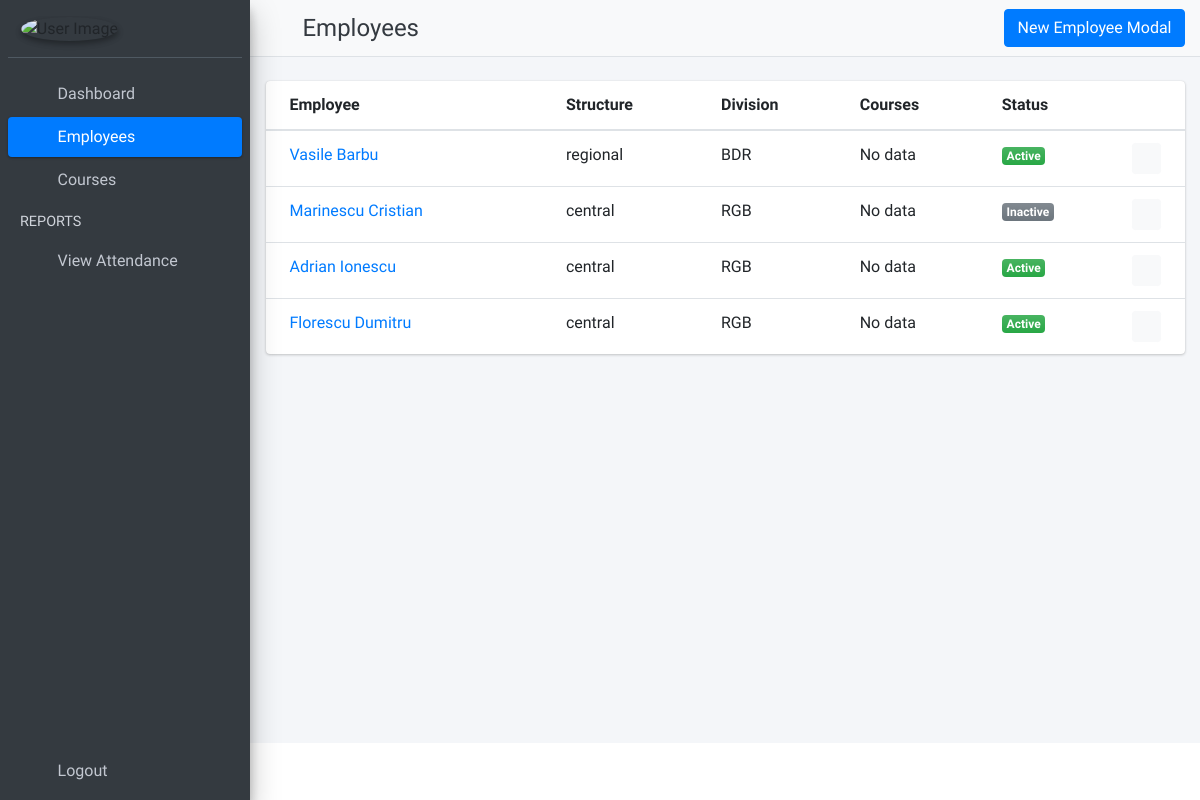
/employees, run on an earlier commit of the app's database.
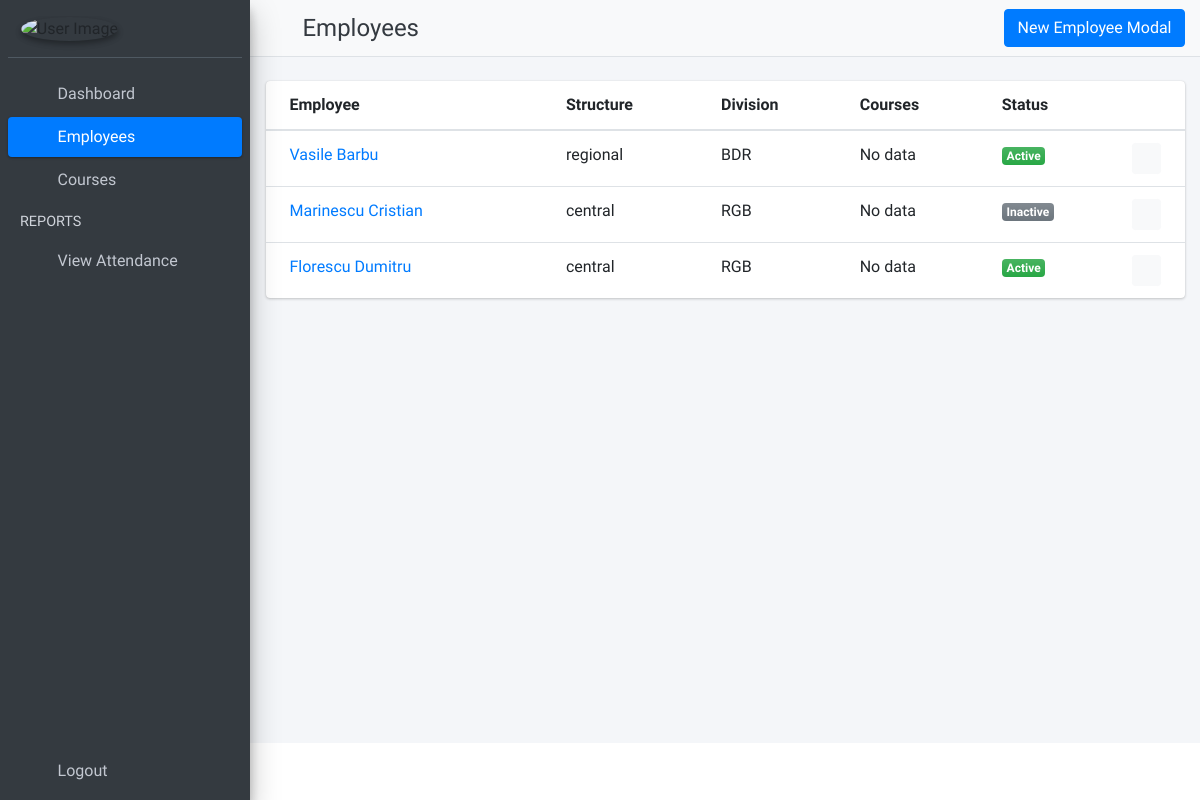
And on a later commit of the database.
### CMS_app/models.py (models this page shows, shortened)
class Employee(models.Model):
    structure_options = [('central', 'Central'), ('regional', 'Regional')]
    id = models.AutoField(primary_key=True)
    first_name = models.CharField(max_length=64)
    last_name = models.CharField(max_length=64)
    email = models.EmailField(blank=True, max_length=128)
    structure = models.CharField(choices=structure_options, max_length=8)
    division = models.ForeignKey(Division, on_delete=models.DO_NOTHING, null=True)
    active = models.BooleanField(default=True)
    created_at = models.DateTimeField(auto_now_add=True)
    updated_at = models.DateTimeField(auto_now_add=True)
    objects = models.Manager()

class Division(models.Model):
    structure_options = [('central', 'Central'), ('regional', 'Regional')]
    id = models.AutoField(primary_key=True)
    structure = models.CharField(choices=structure_options, max_length=8)
    division_name = models.CharField(max_length=64)
    objects = models.Manager()
    def __str__(self):
        return f'{self.division_name}'

### CMS_app/views.py (the view)
# urls.py: path('employees', views.EmployeesList.as_view(), name='list-of-employees'),
class EmployeesList(ListView):
    template_name = 'employee/list_of_employees.html'
    model = Employee
    context_object_name = 'all_employees'

### CMS_app/templates/employee/list_of_employees.html (shortened to what this page needs)
{% extends 'base.html' %}
{% load static %}
{% block page_title %}
    Employees
{% endblock page_title %}
{% block page_button %}
    <div class="col">
        <a class="btn btn-block btn-primary" data-toggle="modal" href="#addNewEmployee">New Employee Modal</a>
    </div>
{% endblock page_button %}
{% block main_content %}
    <section class="content">
        <div class="container-fluid">
            <div class="row">
                <div class="col-md-12">
                    <br>
                    <div class="card card-link">
                        {% if all_employees %}
                            <div class="card-body table-responsive p-0">
                                <table class="table table-hover text-nowrap">
                                    <thead>
                                    <tr>
                                        <th scope="col">Employee</th>
                                        <th scope="col">Structure</th>
                                        <th scope="col">Division</th>
                                        <th scope="col">Courses</th>
                                        <th scope="col">Status</th>
                                        <th scope="col"></th>
                                    </tr>
                                    </thead>
                                    <tbody>
                                    {% for employee in all_employees %}
                                        <tr>
                                            <td>
                                                <a href="#">
                                                    {{ employee.last_name }} {{ employee.first_name }}
                                                </a>
                                            </td>
                                            <td>{{ employee.structure }}</td>
                                            <td>{{ employee.division }}</td>
                                            <td>No data</td>
                                            <td>{% if employee.active is True %}
                                                <span class="badge bg-gradient-success">Active</span>
                                            {% elif employee.active is False %}
                                                <span class="badge bg-gradient-gray">Inactive</span>
                                            {% endif %}
                                            </td>
                                            <td width="20">
                                                <div class="btn-group">
                                                    <button type="button" class="btn btn-light btn-sm"
                                                            data-toggle="modal"
                                                            data-target="#employee_{{ employee.id }}">
                                                        <i class="fas fa-trash"></i>
                                                    </button>
                                                </div>
                                            </td>
                                        </tr>
                                    {% endfor %}
                                    </tbody>
                                </table>
                            </div>
                        {% else %}
                            <div class="card-body text-center"><br>
                                <h4 class="text-muted">No data available</h4>
                            </div>
                        {% endif %}
                    </div>
                </div>
            </div>
        </div>
    </section>
    </div>
    </div>
{% endblock main_content %}

What changed in the data, as far as the page shows it:
removed Employee: last_name "Adrian", first_name "Ionescu", structure "central", division "RGB", active "Active"
